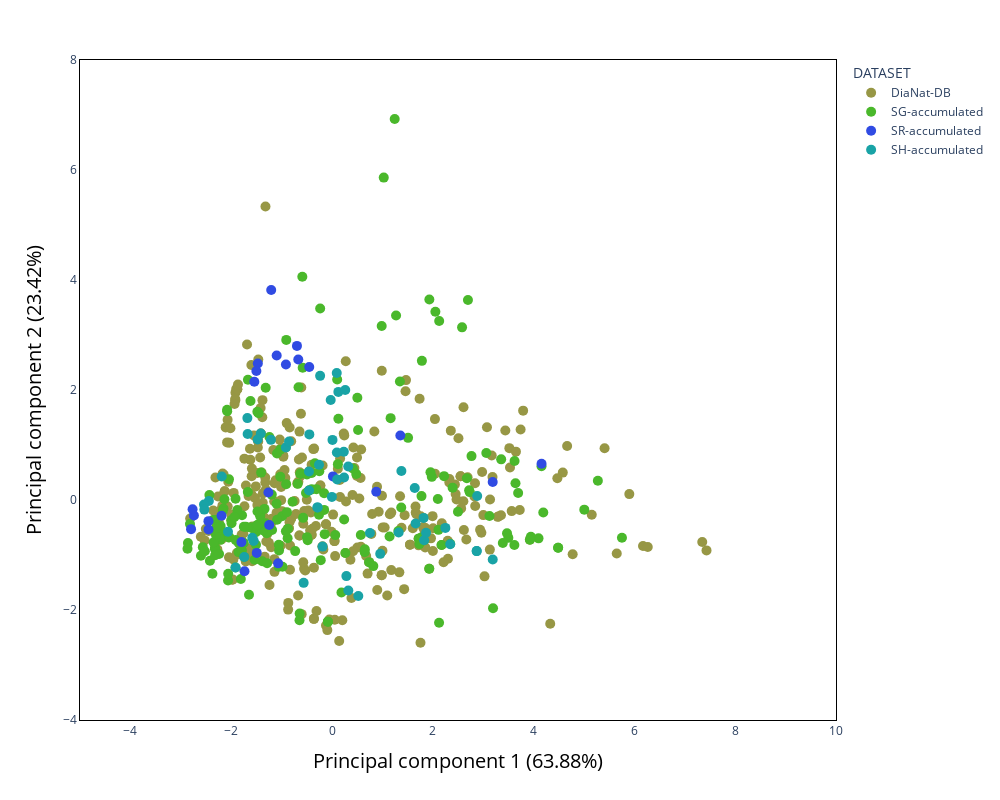

Notebook code cell kept with this figure:
### Code cell
### Color dataset values
COLOR_MAP = {
    'DiaNat-DB': "#979745",
    'SH-accumulated': "#4AB82B",
    'SG-accumulated': "#304be3",
    'SR-accumulated': "#19a3a6"
            }

### Interactive Plotly PCA scatter
fig_pca = px.scatter(
    pca_3d_df, x='PC1', y='PC2',
    color=COL_DATASET,
    color_discrete_sequence=list(COLOR_MAP.values()),
    title=False,
    hover_data=[COL_ID],
    width=1000,
    height=800)

### Improve layout and axis titles with dynamic variance
fig_pca.update_traces(marker=dict(size=10))
fig_pca.update_layout(
    xaxis=dict(
        showgrid=False, showline=True, linewidth=1, linecolor='black', mirror=True
    ),
    yaxis=dict(
        showgrid=False, showline=True, linewidth=1, linecolor='black', mirror=True
    ),
    plot_bgcolor='white', paper_bgcolor='white',
    showlegend=True
)
fig_pca.update_xaxes(
    title_text=f"Principal component 1 ({exp_var[0]*100:.2f}%)",
    range=[-5, 10],
    title_font=dict(size=20, color= "black")
)
fig_pca.update_yaxes(
    title_text=f"Principal component 2 ({exp_var[1]*100:.2f}%)",
    range=[-4, 8],
    title_font=dict(size=20, color= "black")
)

### Save the static PNG
png_all = OUTPUT_DIR/"sidas_dianat_pca_all.png"
pio.write_image(fig_pca, str(png_all), width=1000, height=800, scale=3)
print(f"Saved: {png_all}")
fig_pca.show()

### Figure 1 — Plotly figure (JSON) as saved in the notebook; plotly's stock layout.template omitted (floating-point values rounded to 4 significant figures; data arrays with more than 128 entries replaced by an {"elided": "..."} marker saying what was removed)
{"data": [{"customdata": {"elided": "336x1 str values"}, "hovertemplate": "DATASET=DiaNat-DB<br>PC1=%{x}<br>PC2=%{y}<br>ID=%{customdata[0]}<extra></extra>", "legendgroup": "DiaNat-DB", "marker": {"color": "#979745", "size": 10, "symbol": "circle"}, "mode": "markers", "name": "DiaNat-DB", "orientation": "v", "showlegend": true, "type": "scatter", "x": {"elided": "336 float values"}, "xaxis": "x", "y": {"elided": "336 float values"}, "yaxis": "y"}, {"customdata": {"elided": "196x1 str values"}, "hovertemplate": "DATASET=SG-accumulated<br>PC1=%{x}<br>PC2=%{y}<br>ID=%{customdata[0]}<extra></extra>", "legendgroup": "SG-accumulated", "marker": {"color": "#4AB82B", "size": 10, "symbol": "circle"}, "mode": "markers", "name": "SG-accumulated", "orientation": "v", "showlegend": true, "type": "scatter", "x": {"elided": "196 float values"}, "xaxis": "x", "y": {"elided": "196 float values"}, "yaxis": "y"}, {"customdata": [["5204"], ["442849"], ["21120946"], ["1054"], ["162912427"], ["162962930"], ["12303930"], ["162969771"], ["162961650"], ["16093748"], ["57006309"], ["7146"], ["444899"], ["10416"], ["112720"], ["163189932"], ["6734"], ["3084463"], ["5280934"], ["136085678"], ["8215"], ["9561835"], ["16441"], ["14091"], ["134781708"], ["15645217"]], "hovertemplate": "DATASET=SR-accumulated<br>PC1=%{x}<br>PC2=%{y}<br>ID=%{customdata[0]}<extra></extra>", "legendgroup": "SR-accumulated", "marker": {"color": "#304be3", "size": 10, "symbol": "circle"}, "mode": "markers", "name": "SR-accumulated", "orientation": "v", "showlegend": true, "type": "scatter", "x": [-1.261, -1.493, -0.6692, -1.069, 3.189, -1.246, 0.8782, 4.158, 0.01921, 1.356, -2.193, -2.451, -1.472, -1.5, -1.736, -1.098, -2.796, -0.4517, -1.541, -1.797, -1.206, -0.9142, -2.452, -2.74, -0.6952, -2.766], "xaxis": "x", "y": [0.1357, -0.9621, 2.554, -1.152, 0.3279, -0.4538, 0.1488, 0.6586, 0.4294, 1.172, -0.2867, -0.537, 2.482, 2.346, -1.296, 2.627, -0.5298, 2.419, 2.151, -0.7658, 3.817, 2.463, -0.3845, -0.2831, 2.802, -0.169], "yaxis": "y"}, {"customdata": [["11060391"], ["338"], ["439944"], ["45273405"], ["12313704"], ["5491693"], ["133551"], ["25021697"], ["100967916"], ["90657201"], ["162999405"], ["10023166"], ["123908"], ["10603919"], ["286498"], ["5274626"], ["15767724"], ["5281119"], ["163106470"], ["163189360"], ["9930500"], ["14887607"], ["5490334"], ["14055737"], ["73207"], ["638014"], ["22236717"], ["15559735"], ["5487855"], ["6436348"], ["5319474"], ["163020497"], ["44178847"], ["162887874"], ["65064"], ["44566911"], ["73193"], ["5281702"], ["5281676"], ["44260032"], ["1742210"], ["1203"], ["101607227"], ["162957786"], ["19309"], ["62465"], ["24796850"], ["101248984"], ["11167374"], ["2371"], ["10494"], ["107876"], ["19844"], ["14707301"]], "hovertemplate": "DATASET=SH-accumulated<br>PC1=%{x}<br>PC2=%{y}<br>ID=%{customdata[0]}<extra></extra>", "legendgroup": "SH-accumulated", "marker": {"color": "#19a3a6", "size": 10, "symbol": "circle"}, "mode": "markers", "name": "SH-accumulated", "orientation": "v", "showlegend": true, "type": "scatter", "x": [0.3226, -1.741, 0.5221, -0.4495, -1.674, 1.827, -0.2356, 0.324, 0.094, 1.659, 1.642, 0.7528, 0.2856, 0.1261, 0.2393, -0.02565, 0.2624, -1.679, 2.871, 0.00971, -0.5624, 2.249, 2.871, 0.103, -0.456, -2.443, -2.187, 0.9569, -0.2876, -2.539, -1.582, 3.189, -1.212, 2.346, 1.816, 1.866, -0.4573, -0.2876, -0.00212, 1.323, -2.533, -0.1876, -0.2575, 1.377, -1.914, -2.063, 0.2343, 0.09676, -0.9149, -1.413, -1.475, 2.88, -1.554, -0.8526], "xaxis": "x", "y": [0.6088, -1.035, -1.745, 1.193, 1.199, -0.733, 2.257, -1.647, 2.308, -0.4265, 0.2192, -0.6002, -1.383, 1.966, 0.4089, 1.819, 2.001, 1.489, -0.9295, 1.093, -1.506, -0.5069, -0.9295, 0.3733, 0.1724, -0.01738, 0.4263, -0.9792, -0.1341, -0.08307, -0.6863, -1.081, 1.093, -0.8042, -0.3255, -0.5958, 0.5196, -0.1341, 0.05641, -0.5913, -0.1745, -0.8472, 0.6417, 0.5265, -1.227, -0.5776, 0.8777, 0.8649, 0.9537, 1.209, 1.1, 0.07344, -0.7433, 1.063], "yaxis": "y"}], "layout": {"height": 800, "legend": {"title": {"text": "DATASET"}, "tracegroupgap": 0}, "margin": {"t": 60}, "paper_bgcolor": "white", "plot_bgcolor": "white", "showlegend": true, "width": 1000, "xaxis": {"anchor": "y", "domain": [0, 1], "linecolor": "black", "linewidth": 1, "mirror": true, "range": [-5, 10], "showgrid": false, "showline": true, "title": {"font": {"color": "black", "size": 20}, "text": "Principal component 1 (63.88%)"}}, "yaxis": {"anchor": "x", "domain": [0, 1], "linecolor": "black", "linewidth": 1, "mirror": true, "range": [-4, 8], "showgrid": false, "showline": true, "title": {"font": {"color": "black", "size": 20}, "text": "Principal component 2 (23.42%)"}}}}
